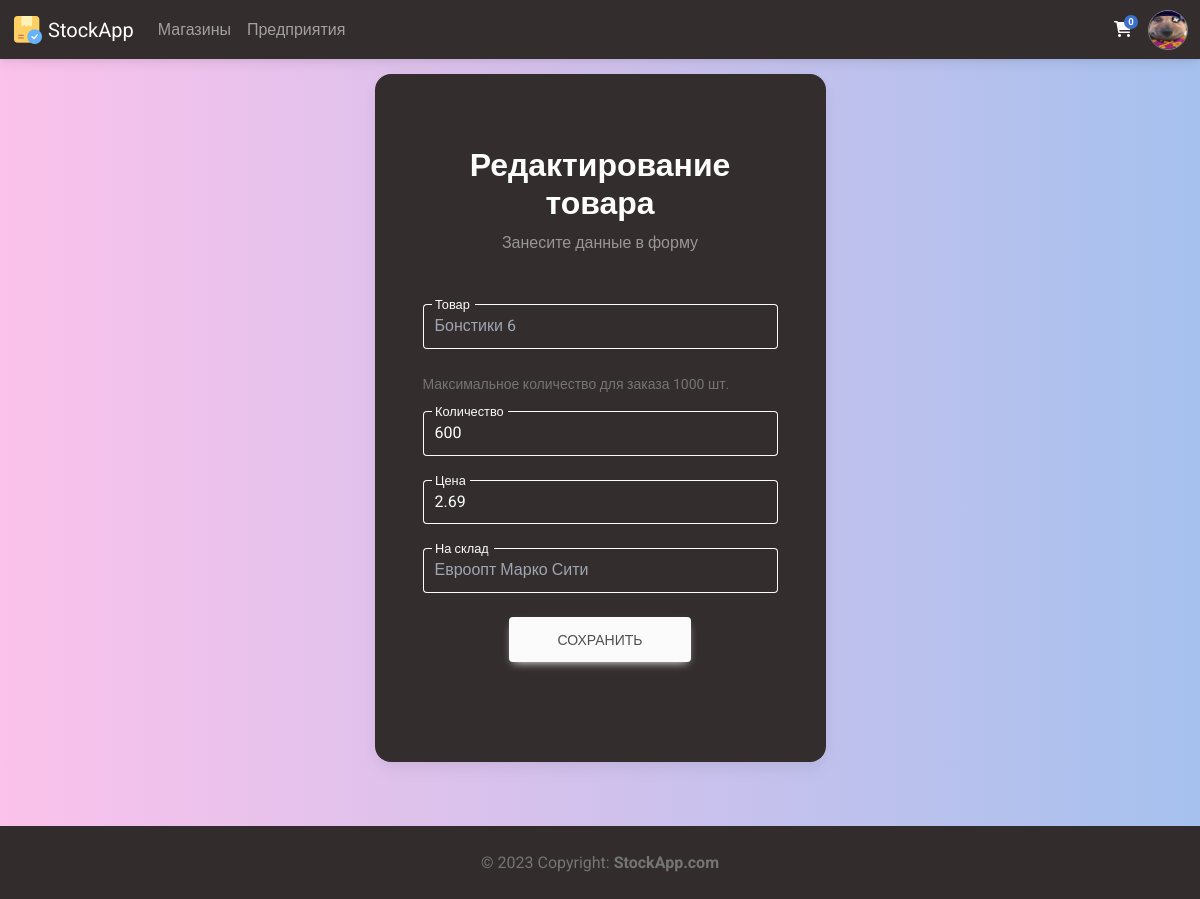
The app's page /shop/edit_product/27 (signed in) with its own data.
### Members/models.py (models this page shows, shortened)
class Profile(models.Model):
    user = models.ForeignKey(settings.AUTH_USER_MODEL, on_delete=models.CASCADE, verbose_name='Пользователь')
    photo = models.ImageField(upload_to = 'avatars/%Y/%m/%d/', blank=False, verbose_name='Фото')
    bio = models.TextField(blank=True, verbose_name='О себе')
    manufactures = models.ManyToManyField('Manufacture.Manufacture', blank=True, verbose_name="Производства")
    shops = models.ManyToManyField('Shop.Shop', blank=True, verbose_name="Магазины")
    cart = models.ManyToManyField('CartItem', blank=True, verbose_name='Корзина')
    class Meta:
        verbose_name = 'Профиль'
        verbose_name_plural = 'Профили'
        ordering = ['-user', '-bio']

### Shop/models.py (models this page shows, shortened)
class Product(models.Model):
    item = models.ForeignKey('Manufacture.CatalogItem', on_delete=models.CASCADE, blank=False, verbose_name='Товар')
    stock = models.ForeignKey('Shop', on_delete=models.CASCADE, blank=False, verbose_name='Магазин')
    amount = models.IntegerField(validators=[MinValueValidator(0), MaxValueValidator(100000)], verbose_name='Количество')
    price = models.FloatField(validators=[MinValueValidator(0.01), MaxValueValidator(252734999999999.97)], verbose_name='Цена')
    class Meta:
        verbose_name = 'Товар'
        verbose_name_plural = 'Товары'
        ordering = ['-id']

class Shop(models.Model):
    name = models.CharField(max_length = 150, verbose_name='Название', unique=True)
    photo = models.ImageField(upload_to = 'shop/%Y/%m/%d/', blank=False, verbose_name='Фото')
    bio = models.TextField(blank=True, verbose_name='О магазине')
    code = models.CharField(max_length = 16, verbose_name='Код')
    class Meta:
        verbose_name = 'Магазин'
        verbose_name_plural = 'Магазины'
        ordering = ['-name', '-bio']

### Manufacture/models.py (models this page shows, shortened)
class CatalogItem(models.Model):
    manufacturer = models.ForeignKey('Manufacture', on_delete=models.CASCADE, blank=False, null=True, verbose_name='Производитель')
    name = models.CharField(max_length = 150, verbose_name='Название')
    bio = models.TextField(blank=True, verbose_name='О товаре')
    code = models.CharField(max_length = 13, verbose_name='Код товара')
    photo = models.ImageField(upload_to = 'catalog_items/%Y/%m/%d/', blank=False, verbose_name='Фото')
    date_of_manufacture = models.DateField(verbose_name='Дата производства', default='2000-01-01')
    expiration_date = models.DateField(verbose_name='Годен до', default='2000-01-01')
    amount = models.IntegerField(validators=[MinValueValidator(0), MaxValueValidator(100000)], default=100, verbose_name='Произведено единиц')
    price = models.FloatField(validators=[MinValueValidator(0.01), MaxValueValidator(252734999999999.97)], verbose_name='Цена')
    class Meta:
        verbose_name = 'Товар каталога'
        verbose_name_plural = 'Товары каталога'
        ordering = ['-name', '-id']

### Shop/views.py (the view, shortened to what this page needs)
# urls.py: path('edit_product/<int:id>', edit_product, name='edit_product'),
@login_required(login_url='login')
def edit_product(request, id):
    profile = Profile.objects.get(user=request.user)
    if profile.shops.filter(name=Product.objects.get(id=id).stock.name).exists():
        product = Product.objects.get(id=id)
        initial_amount = product.amount
        shop = Shop.objects.get(name=product.stock.name)
        form = CreateProductForm(request.POST or None, instance=product)
        catalog_item = CatalogItem.objects.get(id=product.item.id)
        max_to_order = catalog_item.amount + product.amount
        context = {
            'title': 'Редактирование товара',
            'request': request,
            'form': form,
            'product': product,
            'max_to_order': max_to_order,
        }
        return render(request, 'edit_product.html', context)
    else:
        messages.success(request, ("Вы не можете редактировать данный товар, так как не состоите в магазине, которому он принадлежит"))
        return redirect('view_shop', name=Product.objects.get(id=id).stock.name)

### Shop/forms.py
class CreateProductForm(forms.ModelForm):
    class Meta:
        model = Product
        fields = ('amount', 'price')
    def __init__(self, *args, **kwargs):
        super(CreateProductForm, self).__init__(*args, **kwargs)
        self.fields['amount'].widget.attrs={'class': 'form-control form-control-lg', 'id': 'typeAmountX', 'step': '1'}
        self.fields['price'].widget.attrs={'class': 'form-control form-control-lg', 'id': 'typePriceX', 'step': '0.01'}

### Main/templatetags/main_tags.py (called while the page is built)
@register.inclusion_tag('modules/nav_profile.html')
def nav_profile(request):
    if request.user.is_authenticated:
        userobj = User.objects.get(username=request.user)
        profile = Profile.objects.get(user=userobj)
        context = {
            "request": request,
            "profile": profile,
        }
    else:
        context = {
            "request": request,
        }
    return context

@register.simple_tag()
def cart_items(request):
    return Profile.objects.get(user=request.user).cart.count()

### Shop/templates/edit_product.html (shortened to what this page needs)
{% extends 'base.html' %}
{% load static %}
{% block head %}
<link rel="stylesheet" href="{% static 'styles/profile.css' %}">
{% endblock %}
{% block content %}
<section class="vh-100 gradient-custom-2">
    <div class="container py-5 h-50">
      <div class="row d-flex justify-content-center align-items-center h-50">
        <div class="col-12 col-md-8 col-lg-6 col-xl-5">
          <div class="card bg-dark text-white" style="border-radius: 1rem;">
            <div class="card-body p-5 text-center">
              <div class="mb-md-5 mt-md-4 pb-1">
                <h2 class="fw-bold mb-">{{title}}</h2>
                <p class="text-white-50 mb-5">Занесите данные в форму</p>
                <form action="" method="POST">
                  <div class="form-outline form-white mb-4">
                    <input type="text" id="typeNameX" class="form-control form-control-lg bg-dark text-secondary disabled" value="{{product.item.name}}" readonly name="item">
                    <label class="form-label" for="typeNameX">Товар</label>
                  </div>
                  <p class="text-muted small mb-3 text-start">Максимальное количество для заказа {{max_to_order}} шт.</p>
                  <div class="form-outline form-white mb-4">
                    {{form.amount}}
                    <label class="form-label" for="typeAmountX">Количество</label>
                  </div>
                  <div class="form-outline form-white mb-4">
                    {{form.price}}
                    <label class="form-label" for="typePriceX">Цена</label>
                  </div>
                  <div class="form-outline form-white mb-4">
                    <input type="text" id="typeNameX" class="form-control form-control-lg bg-dark text-secondary disabled" value="{{product.stock.name}}" readonly>
                    <label class="form-label" for="typeNameX">На склад</label>
                  </div>
                  <button class="btn btn-light btn-lg px-5" type="submit">Сохранить</button>
                </form>
              </div>
            </div>
          </div>
        </div>
      </div>
    </div>
</section>
{% endblock %}

### templates/base.html (shortened to what this page needs)
{% load static %}
{% load main_tags %}
<!DOCTYPE html>
<html lang="en">
<head>
    {% block head %}{% endblock %}
    <link href="https://cdnjs.cloudflare.com/ajax/libs/mdb-ui-kit/6.2.0/mdb.min.css" rel="stylesheet"/>
    <link href="https://cdnjs.cloudflare.com/ajax/libs/font-awesome/6.0.0/css/all.min.css" rel="stylesheet"/>
    <link rel="stylesheet" href="{% static 'styles/base.css' %}">
    <link rel="stylesheet" href="{% static 'styles/alert.css' %}">
</head>
<body class="text-bg-light gradient-custom-2">
    <div class="wrapper d-flex flex-column min-vh-100">
        <header class="header">
            {% block header %}
                <nav class="navbar fixed-top navbar-expand-lg navbar-dark bg-dark text-bg-dark">
                    <div class="container-fluid">
                        <div class="collapse navbar-collapse" id="navbarSupportedContent">
                            <a class="navbar-brand mt-2 mt-lg-0" href="{% url 'main' %}">
                                <img src="{% static 'images/icons/64.png' %}" height="32" alt="MDB Logo" loading="lazy" />
                                StockApp
                            </a>
                            {% if request.user.is_authenticated %}
                            <ul class="navbar-nav me-auto mb-2 mb-lg-0">
                                <li class="nav-item">
                                    <a class="nav-link" href="{% url 'all_shops' %}">Магазины</a>
                                </li>
                                <li class="nav-item">
                                    <a class="nav-link" href="{% url 'all_manufactures' %}">Предприятия</a>
                                </li>
                            </ul>
                            {% endif %}
                        </div>
                        <div class="d-flex align-items-center">
                            {% if request.user.is_authenticated %}
                            <a class="text-reset me-3" href="{% url 'cart' %}">
                                <i class="fas fa-shopping-cart"></i>
                                <span class="badge rounded-pill badge-notification bg-primary">{% cart_items request %}</span>
                            </a>
                            {% endif %}
                            {% include 'inc/_nav_profile.html' %}
                        </div>
                    </div>
                </nav>
            {% endblock %}
        </header>
        <main class="main">
            <br>
            {% block content %}
            {% endblock %}
        </main>
        <footer class="footer mt-auto text-center text-lg-start bg-dark text-muted">
            {% block footer %}
                <div class="text-center p-4" style="background-color: rgba(0, 0, 0, 0.025);">
                    © 2023 Copyright:
                    <a class="text-reset fw-bold" href="/">StockApp.com</a>
                </div>
            {% endblock %}
        </footer>
    </div>
    <link rel="stylesheet" href="{% static 'styles/profile.css' %}">
</body>
</html>

### Main/templates/modules/nav_profile.html (shortened to what this page needs)
{% load static %}
<div class="dropdown">
    <a class="dropdown-toggle d-flex align-items-center hidden-arrow" href="#" id="navbarDropdownMenuAvatar" role="button" data-mdb-toggle="dropdown" aria-expanded="false">
        {% if request.user.is_authenticated %}
            {% if profile.photo != "default_user.png"%}
                <div class="nav_profile_box">
                    <img src="{{ profile.photo.url }}" alt="defaultUser">
                </div>
            {% else %}
                <div class="nav_profile_box">
                    <img src="{% static 'images/default_user.png' %}" alt="defaultUser">
                </div>
            {% endif %}
        {% else %}
        <div class="nav_profile_box">
            <img src="{% static 'images/login.png' %}" alt="NoUser">
        </div>
        {% endif %}
    </a>
</div>

### static/styles/profile.css (style rules this page uses)
.gradient-custom-2 { background: #fbc2eb; background: -webkit-linear-gradient(to right, rgba(251, 194, 235, 1), rgba(166, 193, 238, 1)); background: linear-gradient(to right, rgba(251, 194, 235, 1), rgba(166, 193, 238, 1)) }

### static/styles/base.css (style rules this page uses)
html, body { height: 100%; }

### Main/templates/modules/nav_profile.html (style rules this page uses)
.nav_profile_box { position: relative; overflow:hidden; width:40px; height: 40px; }
.nav_profile_box img { position: absolute; top:50%; left:50%; transform:translate(-50%,-50%); width:100%; height:100%; object-fit:cover; border-radius: 10rem; border: 1px solid gray; }

### records on screen
Profile: photo (picture)
Product: item "Бонстики 6", amount "600", price "2.69", stock.name "Евроопт Марко Сити"

### other values on screen
{{ title }} "Редактирование товара"
{{ max_to_order }} "1000"
